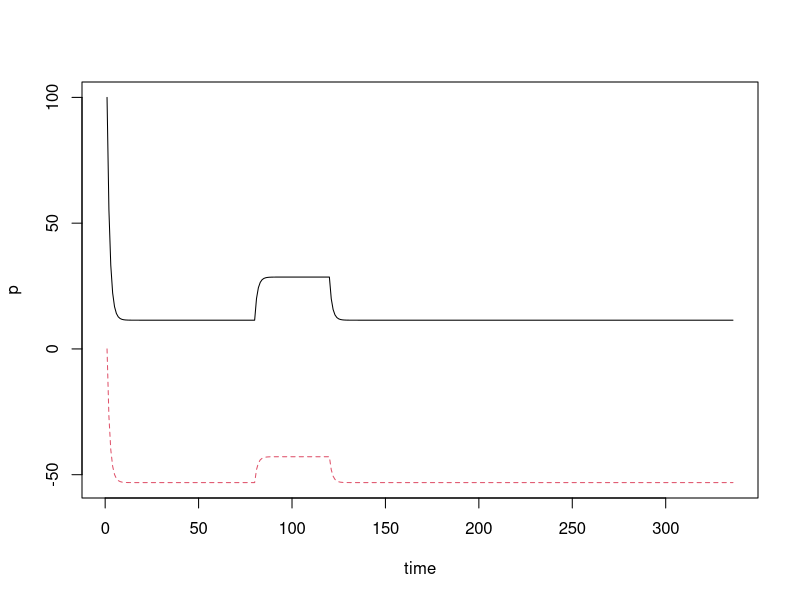

This chart was generated by the following R code:
library(deSolve)

DOCin = function(t) {
  if(t < 80 || t > 120){
    return(8)
  } else {
    return(20)
  }
}

pool =  function(t, y, params) {
  DOC = y[1]
  with(as.list(params), {
    dDOC = DOCin(t) - ( k * DOC ) - ( Dout * DOC ) 
    d2DOCout = Dout * dDOC  # want the 2nd deriv (flow change) b/c DOCout accumlates
    list(c(dDOC, d2DOCout))
  })
}

#
# DOCin - flow of DOC into the system, kg
# Dout - percentage flow out of the system, i.e. water flow/residence time

params = c(k=.1, DOCin = 8, Dout = .6)
Initial.DOC = 100 # units ?
Initial.DOCout = 0
one.week = 24*7
two.weeks = 24*14
t = 1:two.weeks

state = c(Initial.DOC, Initial.DOCout)
out = ode(y = state, times = t, func = pool, parms = params)

matplot(t, out[,2:3], type = "l", ylab = "p", xlab = "time")
